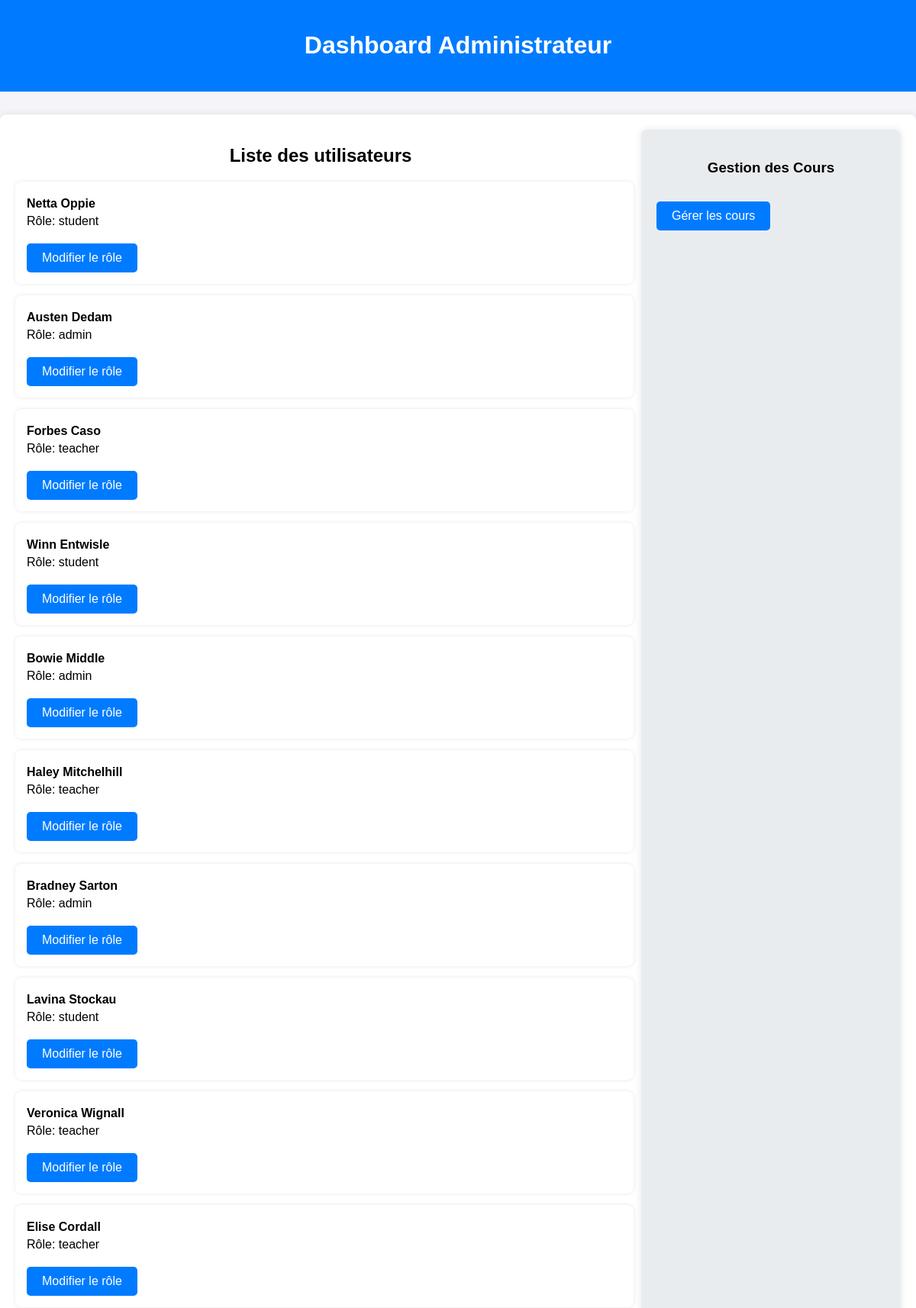
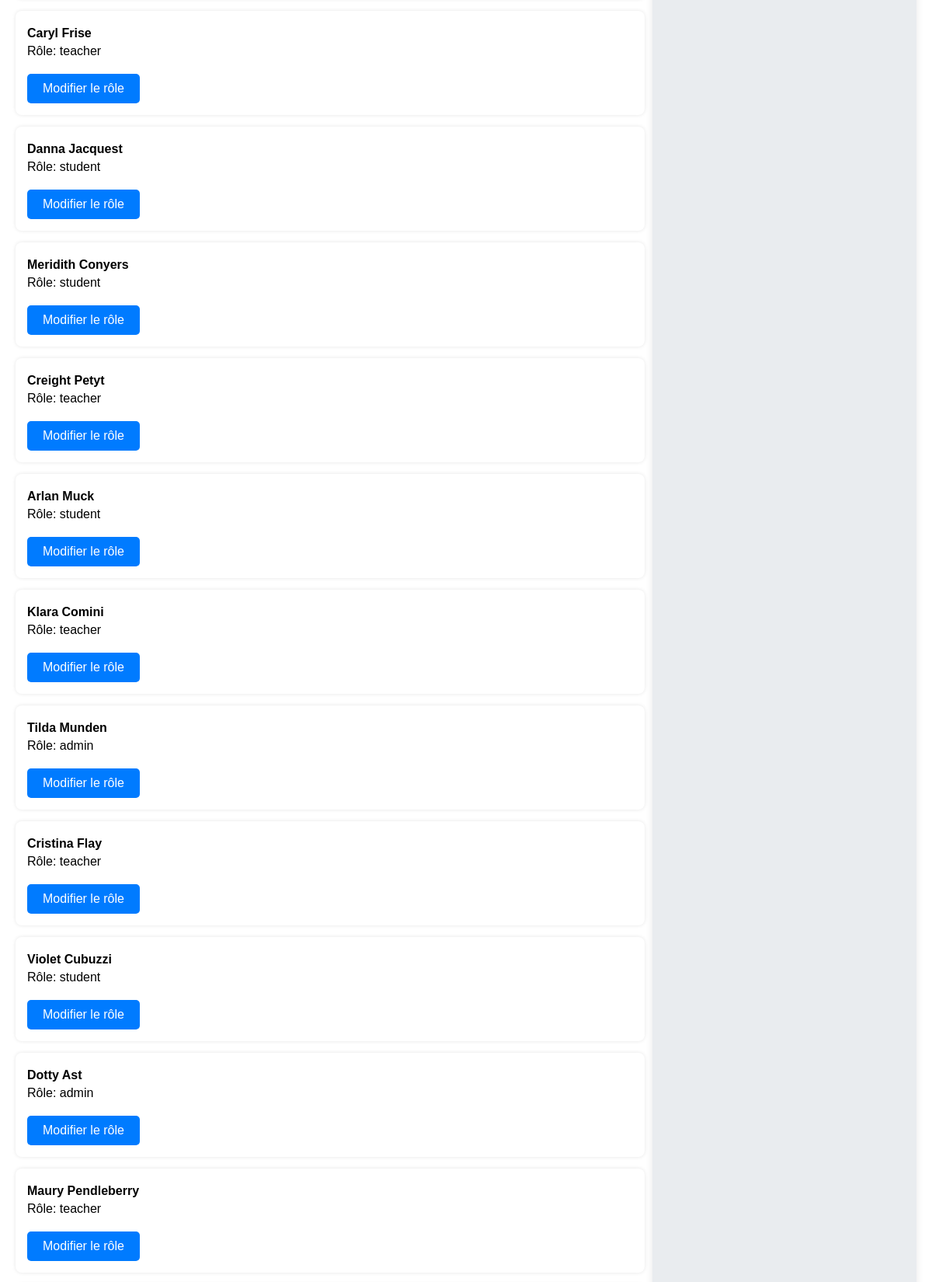
The app's page /elearning_platform/controllers/admin_dashboard.php (signed in, upper part) with its own data (2 pictures, top to bottom).
### tables this page shows
CREATE TABLE users (
 id INT PRIMARY KEY AUTO_INCREMENT,
 first_name VARCHAR(50),
 last_name VARCHAR(50),
 email VARCHAR(100) UNIQUE,
 password_hash VARCHAR(255),
 role ENUM('student', 'teacher', 'admin'),
 created_at TIMESTAMP DEFAULT CURRENT_TIMESTAMP
);

### elearning_platform/controllers/admin_dashboard.php (the view, shortened to what this page needs)
<?php
include '../models/config.php';
$users_sql = "SELECT * FROM users";
$users_stmt = $conn->query($users_sql);
$users = $users_stmt->fetchAll();
?>
<!DOCTYPE html>
<html lang="fr">
<head>
</head>
<body>
<header>
    <h1>Dashboard Administrateur</h1>
</header>
<div class="container">
    <div class="users-list">
        <h2>Liste des utilisateurs</h2>
        <div class="users-list">
            <?php foreach ($users as $user): ?>
                <div class="user-card">
                    <p><strong><?php echo htmlspecialchars($user['first_name']) . " " . htmlspecialchars($user['last_name']); ?></strong></p>
                    <p>Rôle: <?php echo htmlspecialchars($user['role']); ?></p>
                    <a href="../controllers/edit_user.php?id=<?php echo $user['id']; ?>" class="btn">Modifier le rôle</a>
                </div>
            <?php endforeach; ?>
        </div>
    </div>
    <div class="manage-courses">
        <h3>Gestion des Cours</h3>
        <a href="../controllers/manage_courses.php" class="btn">Gérer les cours</a>
    </div>
</div>
</body>
</html>

### elearning_platform/controllers/admin_dashboard.php (style rules this page uses)
body { font-family: Arial, sans-serif; background-color: #f4f4f9; margin: 0; padding: 0; }
header { background-color: #007BFF; color: white; padding: 20px; text-align: center; }
.container { max-width: 1200px; margin: 30px auto; padding: 20px; background-color: white; box-shadow: 0 0 10px rgba(0, 0, 0, 0.1); border-radius: 8px; display: flex; justify-content: space-between; }
h2, h3 { text-align: center; }
.users-list { flex: 1; margin-right: 20px; }
.manage-courses { width: 300px; padding: 20px; background-color: #e9ecef; border-radius: 8px; box-shadow: 0 0 10px rgba(0, 0, 0, 0.1); }
.user-card { width: 100%; padding: 15px; background-color: #fff; border-radius: 8px; box-shadow: 0 0 5px rgba(0, 0, 0, 0.1); margin-bottom: 15px; }
.user-card p { margin: 5px 0; }
.btn { display: inline-block; margin-top: 15px; padding: 10px 20px; background-color: #007BFF; color: white; text-align: center; border-radius: 5px; text-decoration: none; }

### records on screen
users: first_name "Netta", last_name "Oppie", role "student"
users: first_name "Austen", last_name "Dedam", role "admin"
users: first_name "Forbes", last_name "Caso", role "teacher"
users: first_name "Winn", last_name "Entwisle", role "student"
users: first_name "Bowie", last_name "Middle", role "admin"
users: first_name "Haley", last_name "Mitchelhill", role "teacher"
users: first_name "Bradney", last_name "Sarton", role "admin"
users: first_name "Lavina", last_name "Stockau", role "student"
users: first_name "Veronica", last_name "Wignall", role "teacher"
users: first_name "Elise", last_name "Cordall", role "teacher"
users: first_name "Caryl", last_name "Frise", role "teacher"
users: first_name "Danna", last_name "Jacquest", role "student"
users: first_name "Meridith", last_name "Conyers", role "student"
users: first_name "Creight", last_name "Petyt", role "teacher"
users: first_name "Arlan", last_name "Muck", role "student"
users: first_name "Klara", last_name "Comini", role "teacher"
users: first_name "Tilda", last_name "Munden", role "admin"
users: first_name "Cristina", last_name "Flay", role "teacher"
users: first_name "Violet", last_name "Cubuzzi", role "student"
users: first_name "Dotty", last_name "Ast", role "admin"
users: first_name "Maury", last_name "Pendleberry", role "teacher"
